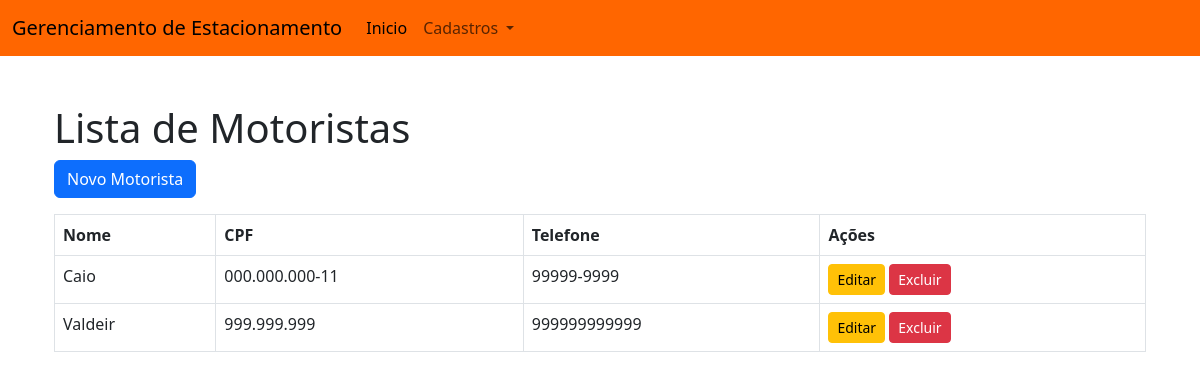
The app's page /motoristas/, older data.
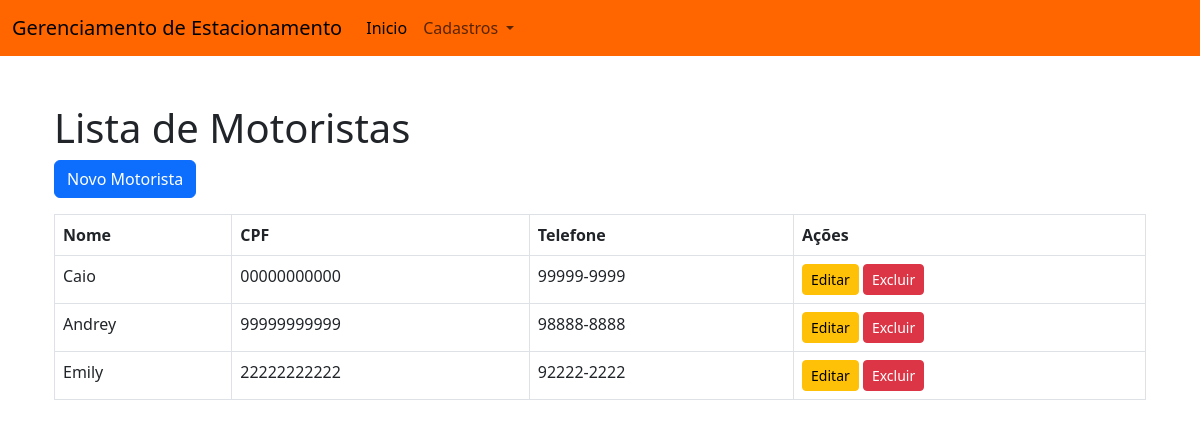
The same page, newer data.
### monitoramento/models.py (models this page shows, shortened)
class Motorista(models.Model):
    nome = models.CharField(max_length=100)
    cpf = models.CharField(max_length=11, unique=True)
    telefone = models.CharField(max_length=15)

### monitoramento/views.py (the view)
# urls.py: path('motoristas/', views.crud_motoristas, name='crud_motoristas'),
def crud_motoristas(request):
    motoristas = Motorista.objects.all()
    return render(request, 'monitoramento/motoristas.html', {'motoristas': motoristas})

### monitoramento/templates/monitoramento/motoristas.html (shortened to what this page needs)
{% extends 'base.html' %}
{% block content %}
    <div class="container mt-5">
        <h1>Lista de Motoristas</h1>
        <a href="{% url 'motoristas_add' %}" class="btn btn-primary mb-3">Novo Motorista</a>
        <table class="table table-bordered">
            <thead>
                <tr>
                    <th>Nome</th>
                    <th>CPF</th>
                    <th>Telefone</th>
                    <th>Ações</th>
                </tr>
            </thead>
            <tbody>
                {% for motorista in motoristas %}
                    <tr>
                        <td>{{ motorista.nome }}</td>
                        <td>{{ motorista.cpf }}</td>
                        <td>{{ motorista.telefone }}</td>
                        <td>
                            <a href="{% url 'motoristas_edit' motorista.id %}" class="btn btn-warning btn-sm">Editar</a>
                            <a href="{% url 'motoristas_delete' motorista.id %}" class="btn btn-danger btn-sm">Excluir</a>
                        </td>
                    </tr>
                {% endfor %}
            </tbody>
        </table>
    </div>
{% endblock %}

Row changes from the older to the newer data that the page shows:
changed Motorista "Caio": cpf "000.000.000-11" → "00000000000"
changed Motorista: nome "Valdeir" → "Andrey"; cpf "999.999.999" → "99999999999"; telefone "999999999999" → "98888-8888"
added Motorista: nome "Emily", cpf "22222222222", telefone "92222-2222"
